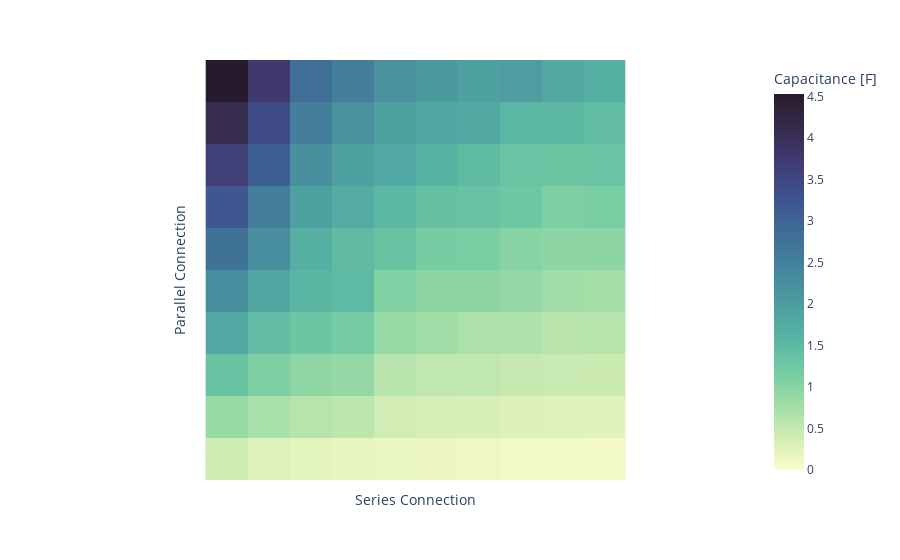
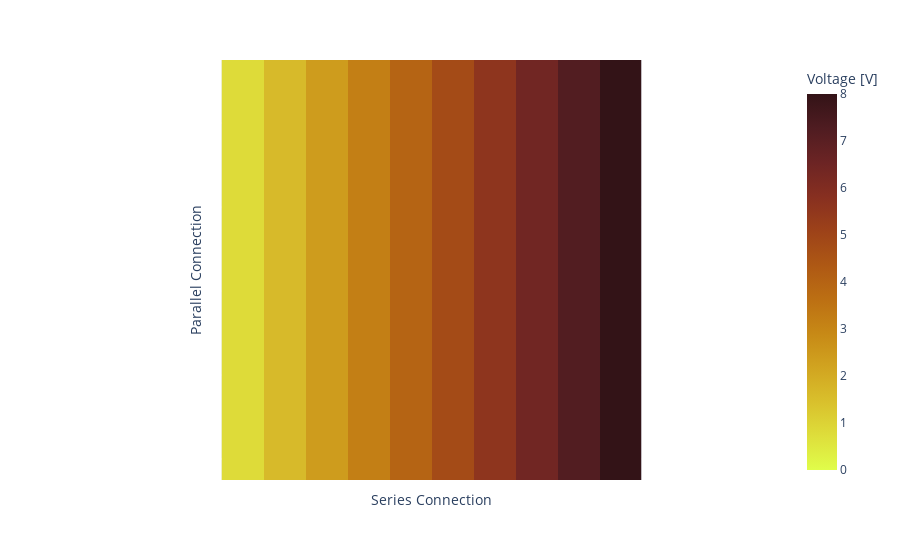
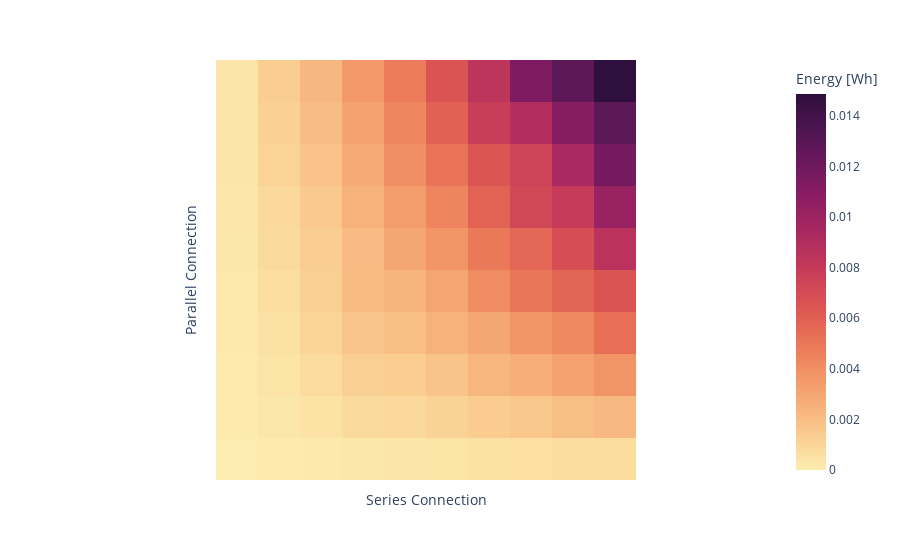
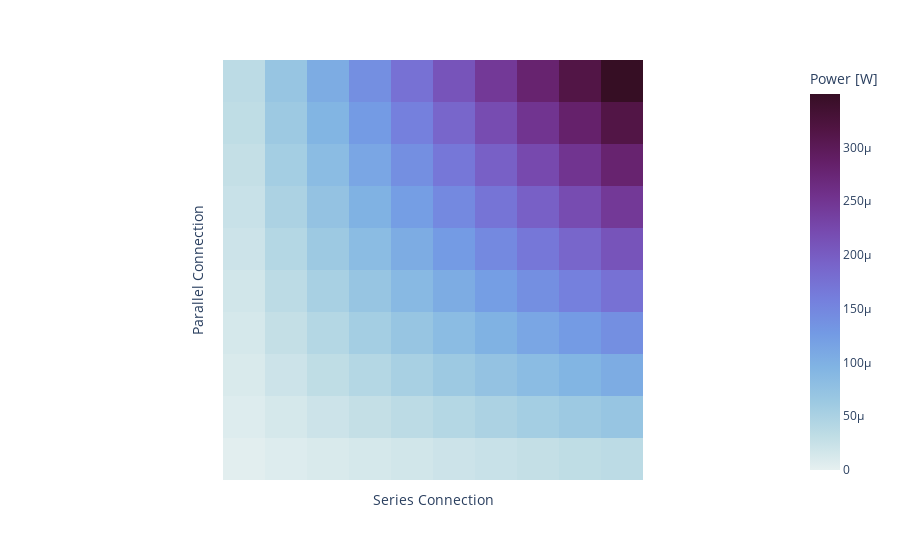

The cell these charts' notebook holds for them, in order:
### Code cell
import plotly.express as px
import pandas as pd
import numpy as np

dta = pd.read_excel('2D data.xlsx', header = None)
dta.columns = ['Row','Column','Capacitance','Voltage','Energy','Power']

#dta.head()
#dta_clean = dta.fillna('--')

# capacitance graph
to_plot = pd.pivot_table(dta[['Row','Column','Capacitance']],
                         index='Row',
                         columns='Column',
                         values='Capacitance', aggfunc=np.sum)

fig = px.imshow(to_plot.reset_index().sort_values(by='Row', ascending=True).iloc[:, 1:].reset_index().iloc[:, 1:],
                color_continuous_scale=px.colors.sequential.deep,
                labels=dict(x="Series Connection", y="Parallel Connection", color="Capacitance [F]"),origin='lower',zmin=0)
fig.update_xaxes(showticklabels=False).update_yaxes(showticklabels=False)
fig.show()

# voltage graph
to_plot = pd.pivot_table(dta[['Row','Column','Voltage']],
                         index='Row',
                         columns='Column',
                         values='Voltage', aggfunc=np.sum)

fig = px.imshow(to_plot.reset_index().sort_values(by='Row', ascending=True).iloc[:, 1:].reset_index().iloc[:, 1:],
                color_continuous_scale=px.colors.sequential.solar_r,
                labels=dict(x="Series Connection", y="Parallel Connection", color="Voltage [V]"),origin='lower',zmin=0)
fig.update_xaxes(showticklabels=False).update_yaxes(showticklabels=False)
fig.show()

# Energy graph
to_plot = pd.pivot_table(dta[['Row','Column','Energy']],
                         index='Row',
                         columns='Column',
                         values='Energy', aggfunc=np.sum)

fig = px.imshow(to_plot.reset_index().sort_values(by='Row', ascending=True).iloc[:, 1:].reset_index().iloc[:, 1:],
                color_continuous_scale=px.colors.sequential.matter,
                labels=dict(x="Series Connection", y="Parallel Connection", color="Energy [Wh]"),origin='lower',zmin=0)
fig.update_xaxes(showticklabels=False).update_yaxes(showticklabels=False)
fig.show()

# Power graph
to_plot = pd.pivot_table(dta[['Row','Column','Power']],
                         index='Row',
                         columns='Column',
                         values='Power', aggfunc=np.sum)

fig = px.imshow(to_plot.reset_index().sort_values(by='Row', ascending=True).iloc[:, 1:].reset_index().iloc[:, 1:],
                color_continuous_scale=px.colors.sequential.dense,
                labels=dict(x="Series Connection", y="Parallel Connection", color="Power [W]"),origin='lower',zmin=0)
fig.update_xaxes(showticklabels=False).update_yaxes(showticklabels=False)
fig.show()

### Figure 1 — Plotly figure (JSON) as saved in the notebook; plotly's stock layout.template omitted (floating-point values rounded to 4 significant figures)
{"data": [{"coloraxis": "coloraxis", "hovertemplate": "Series Connection: %{x}<br>Parallel Connection: %{y}<br>Capacitance [F]: %{z}<extra></extra>", "name": "0", "type": "heatmap", "x": [1, 2, 3, 4, 5, 6, 7, 8, 9, 10], "xaxis": "x", "y": [0, 1, 2, 3, 4, 5, 6, 7, 8, 9], "yaxis": "y", "z": [[0.4, 0.2784, 0.2159, 0.1827, 0.1559, 0.1339, 0.1183, 0.1037, 0.09181, 0.08256], [0.8569, 0.7154, 0.6026, 0.5663, 0.3841, 0.3499, 0.3242, 0.2901, 0.2726, 0.2476], [1.336, 1.101, 0.9384, 0.888, 0.6079, 0.5346, 0.532, 0.4725, 0.4495, 0.4268], [1.809, 1.454, 1.289, 1.178, 0.8765, 0.7729, 0.6834, 0.6654, 0.5872, 0.5971], [2.264, 1.826, 1.572, 1.495, 1.081, 0.9521, 0.953, 0.8872, 0.7965, 0.7452], [2.766, 2.26, 1.689, 1.474, 1.341, 1.157, 1.131, 1.004, 0.9581, 0.958], [3.219, 2.548, 1.918, 1.745, 1.549, 1.377, 1.349, 1.274, 1.1, 1.145], [3.653, 3.083, 2.227, 1.946, 1.8, 1.605, 1.484, 1.313, 1.298, 1.319], [4.098, 3.422, 2.553, 2.201, 1.946, 1.845, 1.792, 1.57, 1.525, 1.443], [4.529, 3.766, 2.829, 2.542, 2.181, 2.051, 1.916, 1.994, 1.777, 1.672]]}], "layout": {"coloraxis": {"cmax": 4.529, "cmin": 0, "colorbar": {"title": {"text": "Capacitance [F]"}}, "colorscale": [[0, "rgb(253, 253, 204)"], [0.09091, "rgb(206, 236, 179)"], [0.1818, "rgb(156, 219, 165)"], [0.2727, "rgb(111, 201, 163)"], [0.3636, "rgb(86, 177, 163)"], [0.4545, "rgb(76, 153, 160)"], [0.5455, "rgb(68, 130, 155)"], [0.6364, "rgb(62, 108, 150)"], [0.7273, "rgb(62, 82, 143)"], [0.8182, "rgb(64, 60, 115)"], [0.9091, "rgb(54, 43, 77)"], [1, "rgb(39, 26, 44)"]]}, "margin": {"t": 60}, "xaxis": {"anchor": "y", "constrain": "domain", "domain": [0, 1], "scaleanchor": "y", "showticklabels": false, "title": {"text": "Series Connection"}}, "yaxis": {"anchor": "x", "autorange": true, "constrain": "domain", "domain": [0, 1], "showticklabels": false, "title": {"text": "Parallel Connection"}}}}

### Figure 2 — Plotly figure (JSON) as saved in the notebook; plotly's stock layout.template omitted (floating-point values rounded to 4 significant figures)
{"data": [{"coloraxis": "coloraxis", "hovertemplate": "Series Connection: %{x}<br>Parallel Connection: %{y}<br>Voltage [V]: %{z}<extra></extra>", "name": "0", "type": "heatmap", "x": [1, 2, 3, 4, 5, 6, 7, 8, 9, 10], "xaxis": "x", "y": [0, 1, 2, 3, 4, 5, 6, 7, 8, 9], "yaxis": "y", "z": [[0.8, 1.6, 2.4, 3.2, 4, 4.8, 5.6, 6.4, 7.2, 8], [0.8, 1.6, 2.4, 3.2, 4, 4.8, 5.6, 6.4, 7.2, 8], [0.8, 1.6, 2.4, 3.2, 4, 4.8, 5.6, 6.4, 7.2, 8], [0.8, 1.6, 2.4, 3.2, 4, 4.8, 5.6, 6.4, 7.2, 8], [0.8, 1.6, 2.4, 3.2, 4, 4.8, 5.6, 6.4, 7.2, 8], [0.8, 1.6, 2.4, 3.2, 4, 4.8, 5.6, 6.4, 7.2, 8], [0.8, 1.6, 2.4, 3.2, 4, 4.8, 5.6, 6.4, 7.2, 8], [0.8, 1.6, 2.4, 3.2, 4, 4.8, 5.6, 6.4, 7.2, 8], [0.8, 1.6, 2.4, 3.2, 4, 4.8, 5.6, 6.4, 7.2, 8], [0.8, 1.6, 2.4, 3.2, 4, 4.8, 5.6, 6.4, 7.2, 8]]}], "layout": {"coloraxis": {"cmax": 8, "cmin": 0, "colorbar": {"title": {"text": "Voltage [V]"}}, "colorscale": [[0, "rgb(224, 253, 74)"], [0.09091, "rgb(222, 222, 59)"], [0.1818, "rgb(217, 192, 44)"], [0.2727, "rgb(209, 164, 32)"], [0.3636, "rgb(199, 137, 22)"], [0.4545, "rgb(188, 111, 19)"], [0.5455, "rgb(174, 88, 20)"], [0.6364, "rgb(157, 66, 25)"], [0.7273, "rgb(135, 47, 32)"], [0.8182, "rgb(108, 36, 36)"], [0.9091, "rgb(79, 28, 33)"], [1, "rgb(51, 19, 23)"]]}, "margin": {"t": 60}, "xaxis": {"anchor": "y", "constrain": "domain", "domain": [0, 1], "scaleanchor": "y", "showticklabels": false, "title": {"text": "Series Connection"}}, "yaxis": {"anchor": "x", "autorange": true, "constrain": "domain", "domain": [0, 1], "showticklabels": false, "title": {"text": "Parallel Connection"}}}}

### Figure 3 — Plotly figure (JSON) as saved in the notebook; plotly's stock layout.template omitted (floating-point values rounded to 4 significant figures)
{"data": [{"coloraxis": "coloraxis", "hovertemplate": "Series Connection: %{x}<br>Parallel Connection: %{y}<br>Energy [Wh]: %{z}<extra></extra>", "name": "0", "type": "heatmap", "x": [1, 2, 3, 4, 5, 6, 7, 8, 9, 10], "xaxis": "x", "y": [0, 1, 2, 3, 4, 5, 6, 7, 8, 9], "yaxis": "y", "z": [[3.556e-05, 9.9e-05, 0.0001727, 0.0002598, 0.0003465, 0.0004285, 0.0005151, 0.0005901, 0.0006611, 0.0007339], [7.617e-05, 0.0002543, 0.0004821, 0.0008054, 0.0008535, 0.00112, 0.00141, 0.00165, 0.00196, 0.0022], [0.0001188, 0.0003916, 0.0007507, 0.00126, 0.00135, 0.00171, 0.00232, 0.00269, 0.00324, 0.00379], [0.0001608, 0.000517, 0.00103, 0.00168, 0.00195, 0.00247, 0.00298, 0.00379, 0.00423, 0.00531], [0.0002013, 0.0006493, 0.00126, 0.00213, 0.0024, 0.00305, 0.00415, 0.00505, 0.00573, 0.00662], [0.0002458, 0.0008034, 0.00135, 0.0021, 0.00298, 0.0037, 0.00493, 0.00571, 0.0069, 0.00852], [0.0002861, 0.0009059, 0.00153, 0.00248, 0.00344, 0.00441, 0.00588, 0.00725, 0.00792, 0.01018], [0.0003247, 0.0011, 0.00178, 0.00277, 0.004, 0.00514, 0.00646, 0.00747, 0.00935, 0.01173], [0.0003642, 0.00122, 0.00204, 0.00313, 0.00432, 0.0059, 0.00781, 0.00893, 0.01098, 0.01283], [0.0004026, 0.00134, 0.00226, 0.00362, 0.00485, 0.00656, 0.00834, 0.01134, 0.0128, 0.01486]]}], "layout": {"coloraxis": {"cmax": 0.01486, "cmin": 0, "colorbar": {"title": {"text": "Energy [Wh]"}}, "colorscale": [[0, "rgb(253, 237, 176)"], [0.09091, "rgb(250, 205, 145)"], [0.1818, "rgb(246, 173, 119)"], [0.2727, "rgb(240, 142, 98)"], [0.3636, "rgb(231, 109, 84)"], [0.4545, "rgb(216, 80, 83)"], [0.5455, "rgb(195, 56, 90)"], [0.6364, "rgb(168, 40, 96)"], [0.7273, "rgb(138, 29, 99)"], [0.8182, "rgb(107, 24, 93)"], [0.9091, "rgb(76, 21, 80)"], [1, "rgb(47, 15, 61)"]]}, "margin": {"t": 60}, "xaxis": {"anchor": "y", "constrain": "domain", "domain": [0, 1], "scaleanchor": "y", "showticklabels": false, "title": {"text": "Series Connection"}}, "yaxis": {"anchor": "x", "autorange": true, "constrain": "domain", "domain": [0, 1], "showticklabels": false, "title": {"text": "Parallel Connection"}}}}

### Figure 4 — Plotly figure (JSON) as saved in the notebook; plotly's stock layout.template omitted (floating-point values rounded to 4 significant figures)
{"data": [{"coloraxis": "coloraxis", "hovertemplate": "Series Connection: %{x}<br>Parallel Connection: %{y}<br>Power [W]: %{z}<extra></extra>", "name": "0", "type": "heatmap", "x": [1, 2, 3, 4, 5, 6, 7, 8, 9, 10], "xaxis": "x", "y": [0, 1, 2, 3, 4, 5, 6, 7, 8, 9], "yaxis": "y", "z": [[3.496e-06, 6.991e-06, 1.049e-05, 1.398e-05, 1.748e-05, 2.097e-05, 2.447e-05, 2.797e-05, 3.146e-05, 3.496e-05], [6.991e-06, 1.398e-05, 2.097e-05, 2.797e-05, 3.496e-05, 4.195e-05, 4.894e-05, 5.593e-05, 6.292e-05, 6.991e-05], [1.049e-05, 2.097e-05, 3.146e-05, 4.195e-05, 5.244e-05, 6.292e-05, 7.341e-05, 8.39e-05, 9.438e-05, 0.0001049], [1.398e-05, 2.797e-05, 4.195e-05, 5.593e-05, 6.991e-05, 8.39e-05, 9.788e-05, 0.0001119, 0.0001258, 0.0001398], [1.748e-05, 3.496e-05, 5.244e-05, 6.991e-05, 8.739e-05, 0.0001049, 0.0001223, 0.0001398, 0.0001573, 0.0001748], [2.097e-05, 4.195e-05, 6.292e-05, 8.39e-05, 0.0001049, 0.0001258, 0.0001468, 0.0001678, 0.0001888, 0.0002097], [2.447e-05, 4.894e-05, 7.341e-05, 9.788e-05, 0.0001223, 0.0001468, 0.0001713, 0.0001958, 0.0002202, 0.0002447], [2.797e-05, 5.593e-05, 8.39e-05, 0.0001119, 0.0001398, 0.0001678, 0.0001958, 0.0002237, 0.0002517, 0.0002797], [3.146e-05, 6.292e-05, 9.438e-05, 0.0001258, 0.0001573, 0.0001888, 0.0002202, 0.0002517, 0.0002832, 0.0003146], [3.496e-05, 6.991e-05, 0.0001049, 0.0001398, 0.0001748, 0.0002097, 0.0002447, 0.0002797, 0.0003146, 0.0003496]]}], "layout": {"coloraxis": {"cmax": 0.0003496, "cmin": 0, "colorbar": {"title": {"text": "Power [W]"}}, "colorscale": [[0, "rgb(230, 240, 240)"], [0.09091, "rgb(191, 221, 229)"], [0.1818, "rgb(156, 201, 226)"], [0.2727, "rgb(129, 180, 227)"], [0.3636, "rgb(115, 154, 228)"], [0.4545, "rgb(117, 127, 221)"], [0.5455, "rgb(120, 100, 202)"], [0.6364, "rgb(119, 74, 175)"], [0.7273, "rgb(113, 50, 141)"], [0.8182, "rgb(100, 31, 104)"], [0.9091, "rgb(80, 20, 66)"], [1, "rgb(54, 14, 36)"]]}, "margin": {"t": 60}, "xaxis": {"anchor": "y", "constrain": "domain", "domain": [0, 1], "scaleanchor": "y", "showticklabels": false, "title": {"text": "Series Connection"}}, "yaxis": {"anchor": "x", "autorange": true, "constrain": "domain", "domain": [0, 1], "showticklabels": false, "title": {"text": "Parallel Connection"}}}}
